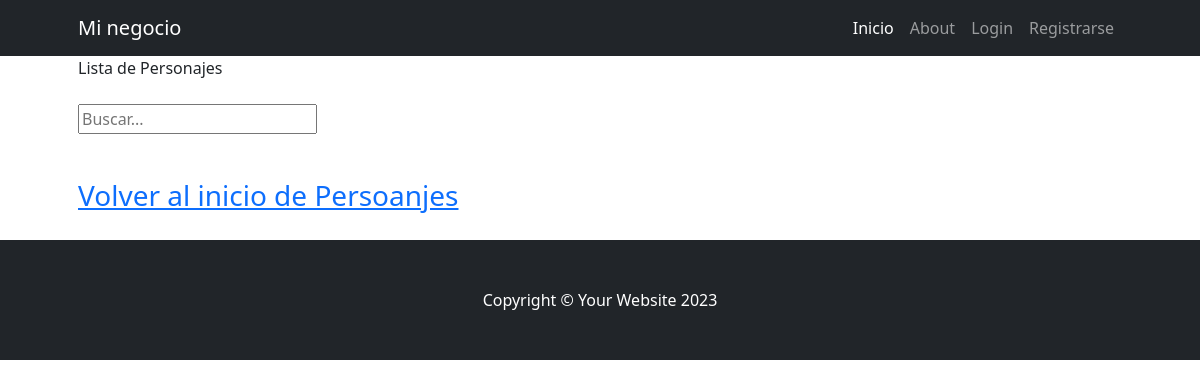
Before: /personaje/personaje/list/ with the older database file.
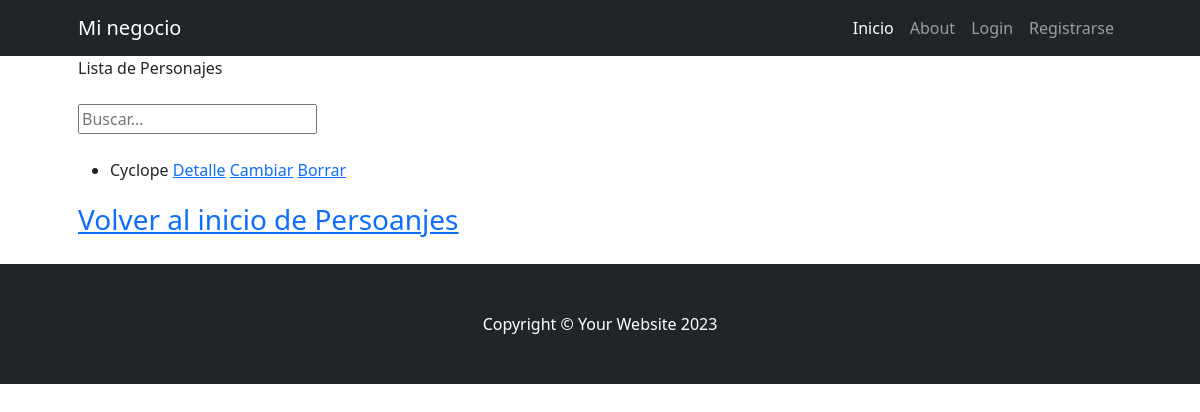
After: the same page with the newer database file.
### personaje/models.py (models this page shows, shortened)
class Personaje(models.Model):
    categoria_id = models.ForeignKey(NivelMutante, null=True, blank=True, on_delete=models.SET_NULL)
    nombre = models.CharField(max_length=100)
    nombre_real = models.CharField(max_length=100)
    poderes = models.CharField(max_length=100)
    edad = models.IntegerField(null=True, blank=True)
    biografia = models.CharField(max_length=250, null=True, blank=True, verbose_name="descripción")
    fecha_creacion = models.DateField(default=timezone.now, null=True, blank=True, editable=False, verbose_name="Fecha de creacion")
    imagen = models.ImageField(upload_to='imagenes_personajes/', null=True, blank=True)
    class Meta:
        verbose_name = "Personaje"
        verbose_name_plural = "Personajes"

### personaje/views.py (the view)
# urls.py: path("personaje/list/", views.PersonajeList.as_view(),
class PersonajeList(ListView):
    model = models.Personaje
    def get_queryset(self):
        if self.request.GET.get("consulta"):
            consulta = self.request.GET.get("consulta")
            object_list = models.Personaje.objects.filter(nombre__incontains=consulta)
        else:
            object_list = models.Personaje.objects.all()
        return object_list

### personaje/templates/personaje/personaje_list.html
{% extends 'core/base.html' %}
{% block titulo %}
    Lista de Personajes
{% endblock titulo %}
{% block contenido %}
    <div class="py-lg-4 ">
        <form action="{% url 'personaje:personaje_list' %}" method="get">
            <input type="text" name="consulta" placeholder="Buscar...">
        </form>
    </div>
    <ul>
        {% for personaje in object_list %}
            <li>
                {{ personaje.nombre }}
                <a href="{% url 'personaje:personaje_detail' personaje.id %}">Detalle</a>
                <a href="{% url 'personaje:personaje_update' personaje.id %}">Cambiar</a>
                <a href="{% url 'personaje:personaje_delete' personaje.id %}">Borrar</a>
            </li>
        {% endfor %}
    </ul>
    <div class="fs-3 pb-4 ">
        <a href="{% url 'personaje:home' %} ">Volver al inicio de Persoanjes</a>
    </div>
{% endblock contenido %}

Changed rows visible on the page:
added Personaje: nombre "Cyclope"
